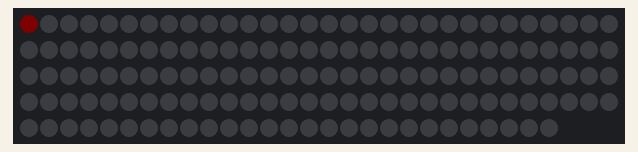
A sketch run on a simulated Arduino Uno, built with avr-gcc and run on an emulated ATmega328P. On the bench: 147 RGB LEDs in strip order, left to right, continuing on the next row. Dim RGB values are drawn brighter than linear; storage starts empty.

Above: at 0.1 s.
At 0.7 s:
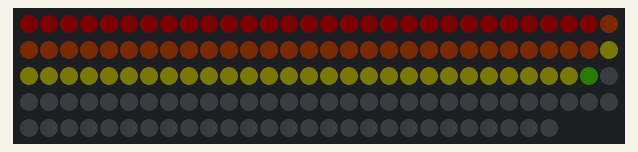
At 1.1 s:
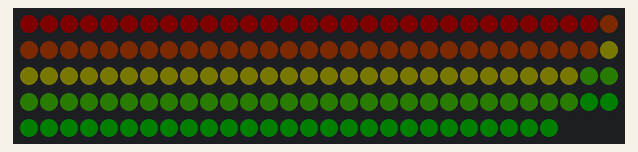

The sketch:

hoop_v3.ino
```cpp
#include <Adafruit_NeoPixel.h>
#include <SPI.h>
#include <SdFat.h>
#include <avr/power.h>
#include <avr/sleep.h>
#include <ReceiveOnlySoftwareSerial.h>

// TX/RX are the only "available" pins on OpenLog device:
#define LED_PIN 1
#define RX_PIN 0

#define NUM_LEDS 147

// Empty and full thresholds (millivolts) used for battery level display:
#define BATT_MIN_MV 3350 // Some headroom over battery cutoff near 2.9V
#define BATT_MAX_MV 5000 // And little below fresh-charged battery near 4.1V

#define NEXT_PATTERN 0
#define PREV_PATTERN 1
#define BRIGHT_UP 36
#define BRIGHT_DOWN 37
#define FASTER 38
#define SLOWER 39
#define RESTART 40
#define BATTERY 41
#define OFF 42
#define AUTO 43
#define STROBE 44
#define LOOP_MODE 45
#define SET_LOOP 46
#define SET_PATTERN 47

uint32_t CYCLE_TIME = 10;

SdFat sd;
File file;

void showBatteryLevel(void);
uint16_t readVoltage(void);

long setting_uart_speed = 115200; // MAX speed

// Microseconds per line for various speed settings
const uint16_t PROGMEM lineTable[] = {
  1000000L /  30,
  1000000L /  60,
  1000000L /  120,
  1000000L /  144,
  1000000L /  240
};
uint16_t lineInterval = 1000000L / 60; // 60 fps
uint16_t lineIntervalIndex = 1;
uint32_t lastUpdate = 0;

const byte stat1 = 5; // status LED

uint8_t frames = 10,
        effectPos = 0;
uint8_t buff[3];

String fileName = "PAT0001.PAT";

boolean autoCycle = true;

uint16_t numPatterns = 1775;
uint16_t patternNumber = 486;

uint32_t lastImageTime = 0L, // Time of last image change
         lastLineTime  = 0L;

const uint8_t PROGMEM brightness[] = { 15, 31, 63, 127, 255 };
uint8_t bLevel = sizeof(brightness) - 1;

boolean strobeMode = true;
bool strobe = true;

bool loopMode = false;
int loopIndex = 0;
uint16_t loopIndices[10] = {1,2,3,4,5,6,7,8,9,10};

Adafruit_NeoPixel strip = Adafruit_NeoPixel(NUM_LEDS, LED_PIN);
ReceiveOnlySoftwareSerial serial(RX_PIN); // RX

void setup() {
  // set up LED strip
  strip.begin();
  strip.clear();
  strip.show();

  showBatteryLevel();

  // init serial
  serial.begin(9600);

  // set up SD & FAT
  if (!sd.begin(SS, SPI_FULL_SPEED)) {
    sd.initErrorHalt();
  }

  patternInit();
}

void showBatteryLevel(void) {
  // Display battery level bargraph on startup.  It's just a vague estimate
  // based on cell voltage (drops with discharge) but doesn't handle curve.
  uint16_t mV  = readVoltage();
  uint8_t  lvl = (mV >= BATT_MAX_MV) ? NUM_LEDS : // Full (or nearly)
                 (mV <= BATT_MIN_MV) ?        1 : // Drained
                 1 + ((mV - BATT_MIN_MV) * NUM_LEDS + (NUM_LEDS / 2)) /
                 (BATT_MAX_MV - BATT_MIN_MV + 1); // # LEDs lit (1-NUM_LEDS)
  for(uint8_t i=0; i<lvl; i++) {                  // Each LED to batt level...
    uint8_t g = (i * 5 + 2) / NUM_LEDS;           // Red to green
    strip.setPixelColor(i, 4-g, g, 0);
    strip.show();                                 // Animate a bit
    delay(250 / NUM_LEDS);
  }
  delay(1500);                                    // Hold last state a moment
  strip.clear();                                  // Then clear strip
  strip.show();
}

void patternInit() {
  if(file.isOpen()) {
    file.close();
  }
  String padding = "000";
  if(patternNumber > 9)
    padding = "00";
  if(patternNumber > 99)
    padding = "0";

  String filename = "PAT" + padding + String(patternNumber) + ".PAT";
  file.open(filename.c_str());
  frames = file.read();

  lastImageTime = millis();
}

void nextPattern(void) {
  if(loopMode) {
    if(++loopIndex >= 9) loopIndex = 0;
    patternNumber = loopIndices[loopIndex];
  } else {
    if(++patternNumber >= numPatterns) patternNumber = 1;
  }

  patternInit();
}

void prevPattern(void) {
  if(loopMode) {
    loopIndex = loopIndex ? loopIndex - 1 : 9;
    patternNumber = loopIndices[loopIndex];
  } else {
    patternNumber = patternNumber ? patternNumber - 1 : numPatterns - 1;
  }

  patternInit();
}

void loop() {
  uint32_t t = millis(); // Current time, milliseconds

  if(autoCycle) {
    if((t - lastImageTime) >= (CYCLE_TIME * 1000L)) nextPattern();
  }

  if(file.isOpen()) {
    file.seek((effectPos * NUM_LEDS * 3) + 1);
    for(int i = 0; i < NUM_LEDS; i++) {
      file.read(buff, sizeof(buff));
      strip.setPixelColor(i, strip.Color(buff[0], buff[1], buff[2]));
    }

    if(effectPos < frames - 1) {
      effectPos++;
    } else {
      effectPos = 0;
    }
  }


  while(((t = micros()) - lastLineTime) < lineInterval) {
    if(serial.available()) {
      int cmd = (int) serial.read();
      switch(cmd) {
        case NEXT_PATTERN: {
          nextPattern();
          break;
        }
        case PREV_PATTERN: {
          prevPattern();
          break;
        }
        case BRIGHT_UP: {
          if(bLevel < (sizeof(brightness) - 1))
            strip.setBrightness(pgm_read_byte(&brightness[++bLevel]));
          break;
        }
        case BRIGHT_DOWN: {
          if(bLevel)
            strip.setBrightness(pgm_read_byte(&brightness[--bLevel]));
          break;
        }
        case FASTER: {
          if(lineIntervalIndex < (sizeof(lineTable) / sizeof(lineTable[0]) - 1))
            lineInterval = pgm_read_word(&lineTable[++lineIntervalIndex]);
          break;
        }
        case SLOWER: {
          if(lineIntervalIndex)
            lineInterval = pgm_read_word(&lineTable[--lineIntervalIndex]);
          break;
        }
        case RESTART: {
          patternNumber = 1;
          patternInit();
          break;
        }
        case BATTERY: {
          strip.clear();
          strip.show();
          delay(250);
          strip.setBrightness(255);
          showBatteryLevel();
          strip.setBrightness(pgm_read_byte(&brightness[bLevel]));
          break;
        }
        case OFF: {
          strip.setBrightness(0);
          break;
        }
        case AUTO: {
          autoCycle = !autoCycle;
          break;
        }
        case STROBE: {
          strobeMode = !strobeMode;
          break;
        }
        case LOOP_MODE: {
          loopMode = !loopMode;
          loopIndex = 0;
          break;
        }
        case SET_LOOP: {
          for(int i = 0; i < 10; i++) {
            loopIndices[i] = serial.read();
          }
          break;
        }
        case SET_PATTERN: {
          patternNumber = serial.read();
          patternInit();
          autoCycle = false;
          break;
        }
      }
    }
  }

  if(strobeMode) {
    if(strobe) {
      strip.setBrightness(pgm_read_byte(&brightness[bLevel]) / 2);
    } else {
      strip.setBrightness(pgm_read_byte(&brightness[bLevel]));
    }

    strobe = !strobe;
  }

  strip.show();
  lastLineTime = t;
}

uint16_t readVoltage() {
  int      i, prev;
  uint8_t  count;
  uint16_t mV;

  // Select AVcc voltage reference + Bandgap (1.8V) input
  ADMUX  = _BV(REFS0) |
           _BV(MUX3)  | _BV(MUX2) | _BV(MUX1);
  ADCSRA = _BV(ADEN)  |                          // Enable ADC
           _BV(ADPS2) | _BV(ADPS1) | _BV(ADPS0); // 1/128 prescaler (125 KHz)
  // Datasheet notes that the first bandgap reading is usually garbage as
  // voltages are stabilizing.  It practice, it seems to take a bit longer
  // than that.  Tried various delays, but still inconsistent and kludgey.
  // Instead, repeated readings are taken until four concurrent readings
  // stabilize within 10 mV.
  for(prev=9999, count=0; count<4; ) {
    for(ADCSRA |= _BV(ADSC); ADCSRA & _BV(ADSC); ); // Start, await ADC conv.
    i  = ADC;                                       // Result
    mV = i ? (1100L * 1023 / i) : 0;                // Scale to millivolts
    if(abs((int)mV - prev) <= 10) count++;   // +1 stable reading
    else                          count = 0; // too much change, start over
    prev = mV;
  }
  ADCSRA = 0; // ADC off
  return mV;
}
```

Measured:
- what the display in image 2 shows lasts 1.6 s, from 1.0 s to 2.6 s
